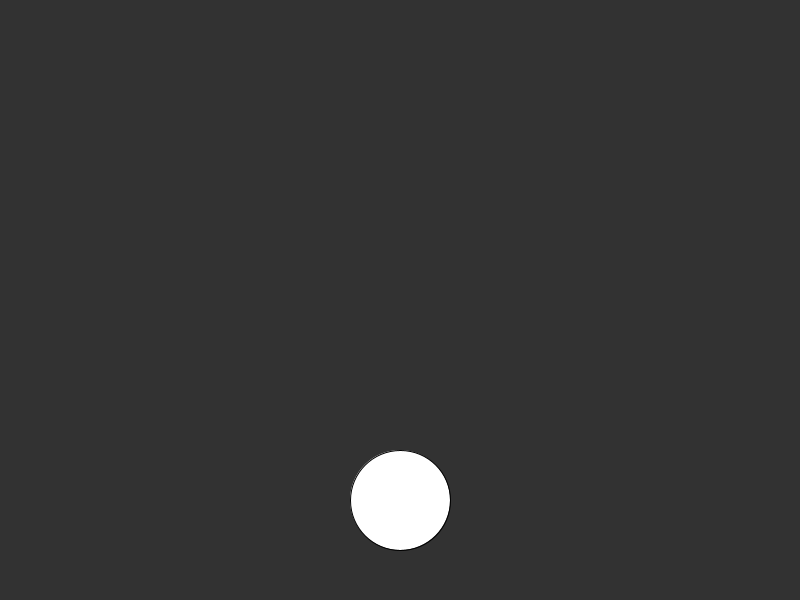
Frame 1 (no input)
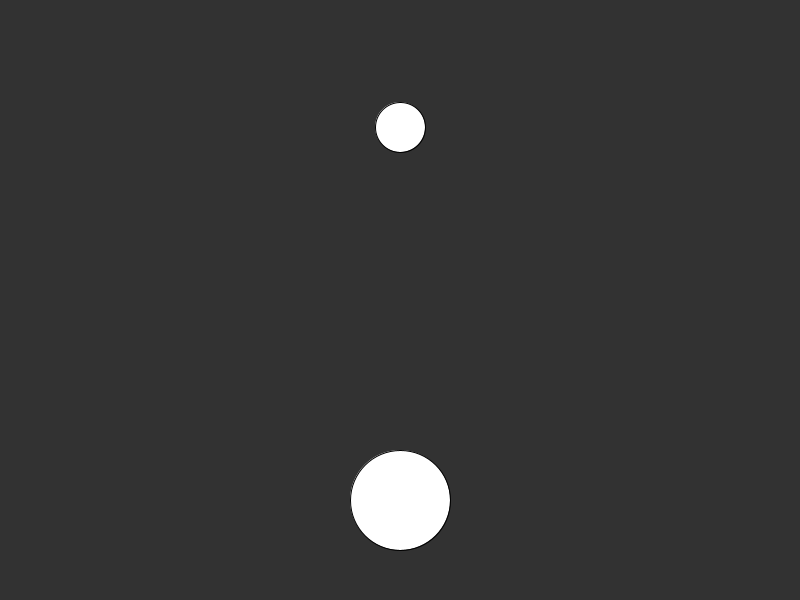
Frame 60 (the mouse pressed at the canvas centre just before this capture)
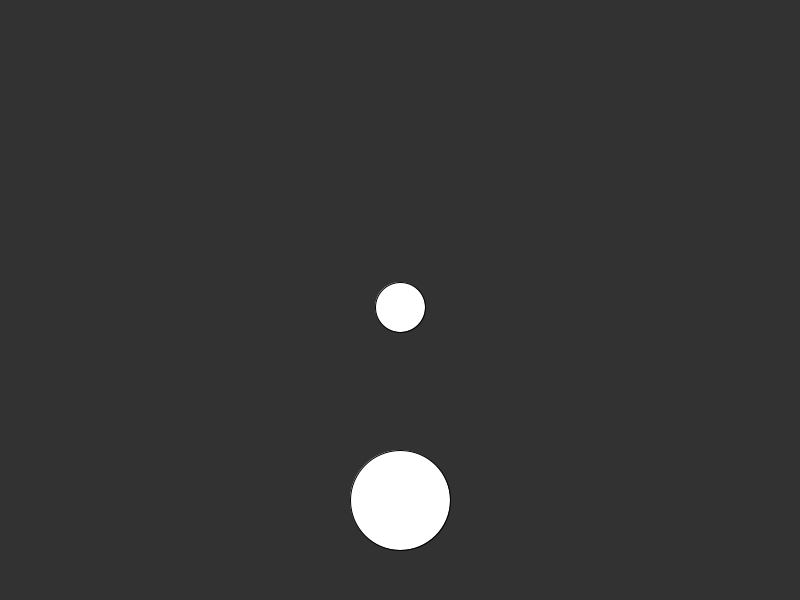
Frame 120 (the mouse held since frame 60 and released just before this capture)

The Processing sketch that drew these frames (run headless with seeded random() and noise(); from frame 60 on, the mouse is pressed at the canvas centre):

// Processing sketch: Shooting_Game
// ── Shooting_Game.pde
import java.util.HashSet;
HashSet<Character> keysDown = new HashSet<Character>();

float x = 400;
float y = 500;
float speed = 5;
float x1 = 400;
float y1 = -50;
float speed1 = 3;
float x3;
float y3 = 500;
float speed2 = 10;
boolean shooting = false;

void setup() {
  size(800, 600);
  background(50);
}

void draw() {
  background(50);

  // Movement logic based on keys held down
  if (keysDown.contains('a')) {
    x -= speed;
  }
  if (keysDown.contains('d')) {
    x += speed;
  }
  
  

  circle(x, y, 100);
  if (x > 850) {
    x = -50;
  }
  
  if (x < -50) {
    x = 850;
  }
  
  
  circle(x1,y1,50);
  y1 += speed1;
  
  
  if (y1 > 600) {
    y1= 0;
    x1 = random(50,750);
  }
  
  if (keysDown.contains(' ')){
   shooting = true;
   fill(255);
    circle(x3, y3, 10);
    y3 = y3 - speed2;
  }
  else {
    shooting = false;
  }
  if (y3 <= 0) {
    shooting = false;
  }
  if (shooting == false) {
    y3 = 500;
    x3 = x;
  }
  if (y3 <= 0) {
    y3 = 500;
  }
}

// Add key to set when pressed
void keyPressed() {
  keysDown.add(Character.toLowerCase(key));
}

// Remove key from set when released
void keyReleased() {
  keysDown.remove(Character.toLowerCase(key));
}


boolean circlesTouching(float x1, float y1, float d1, float x2, float y2, float d2) {
  float r1 = d1 / 2;
  float r2 = d2 / 2;
  float dx = x2 - x1;
  float dy = y2 - y1;
  float distance = sqrt(dx * dx + dy * dy);
  
  return distance <= (r1 + r2);
}
